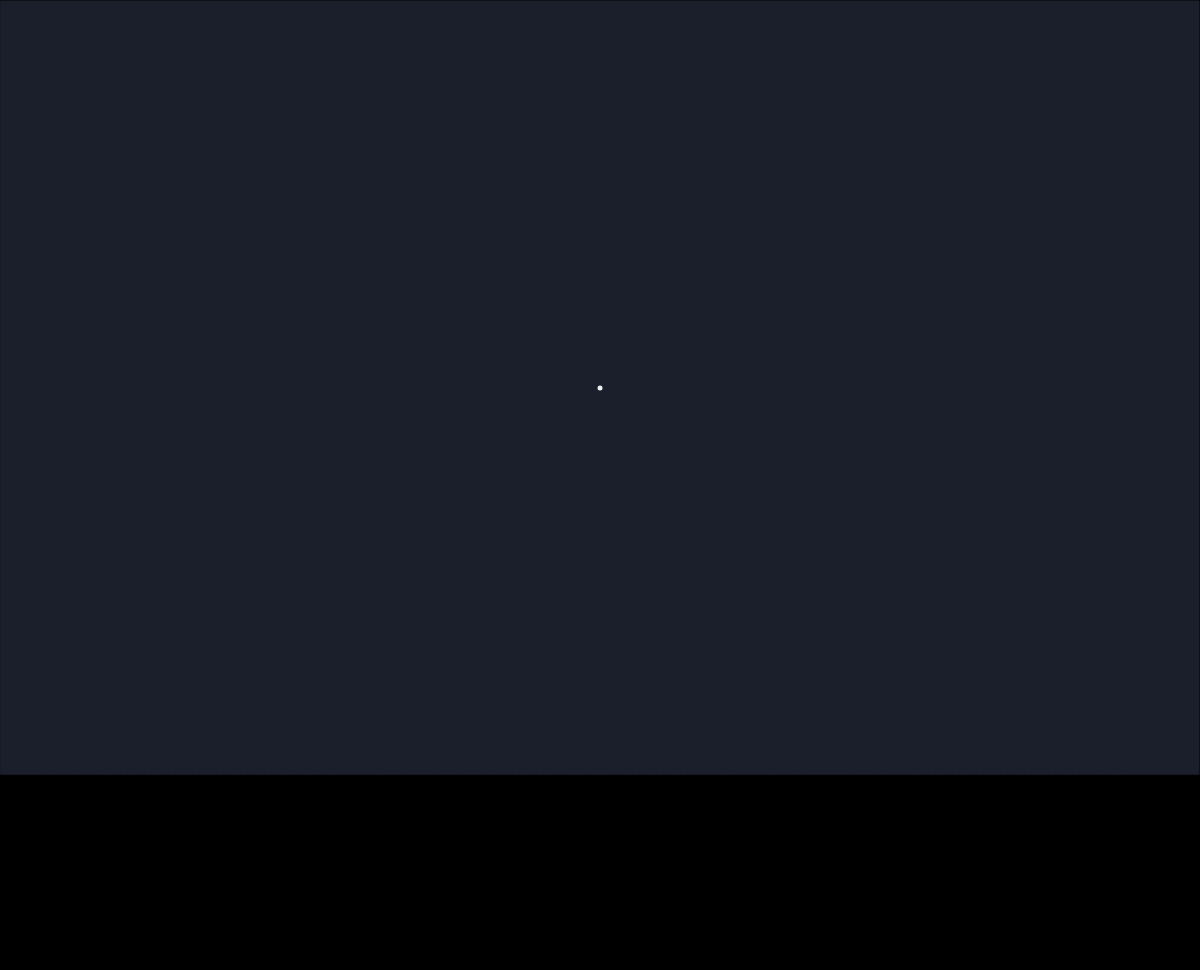
Frame 1 (no input)
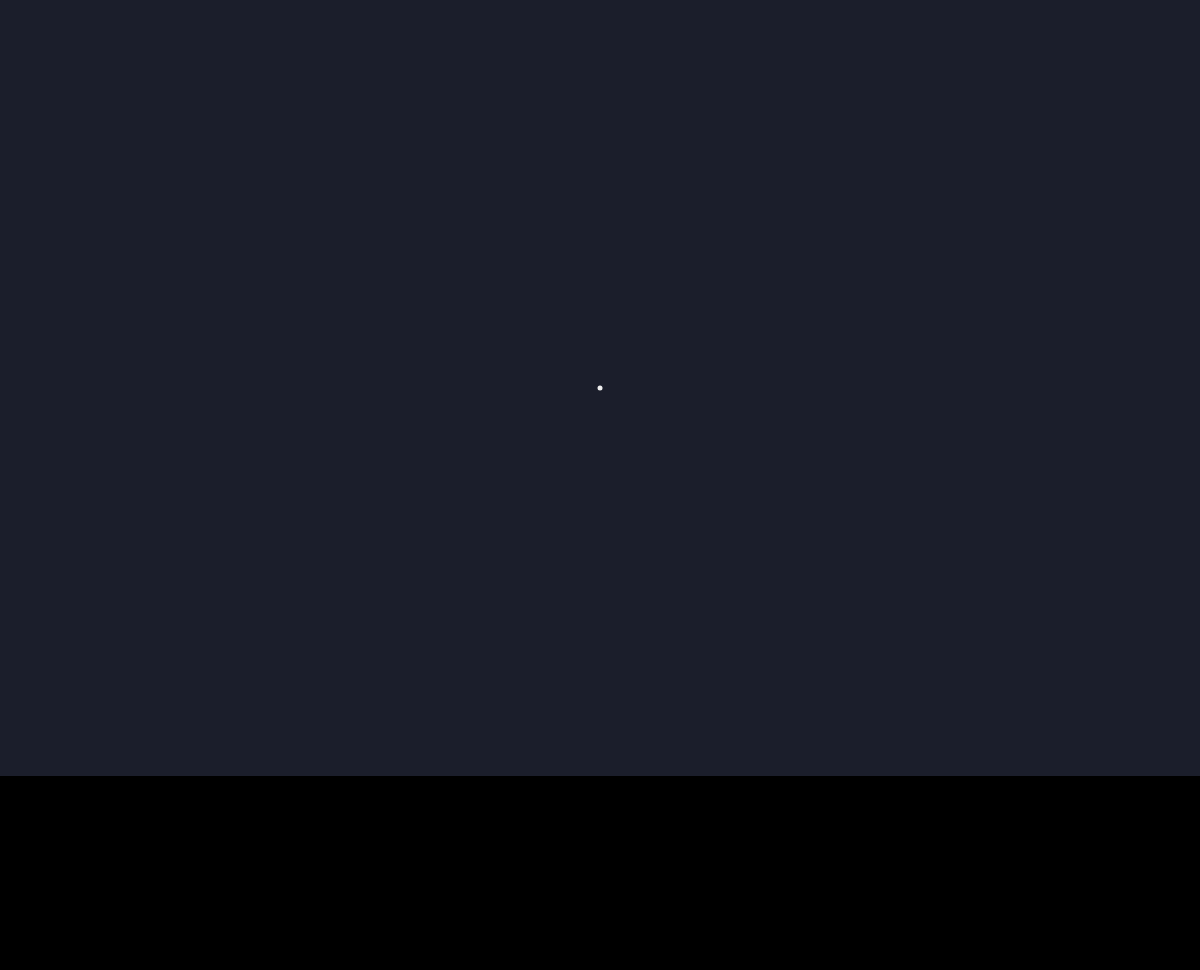
Frame 60 (no input)
Frame 120 (the mouse pressed at the canvas centre since frame 60): identical to frame 60, image omitted

The p5.js sketch that drew these frames (run headless with seeded random() and noise() and a simulated clock; from frame 60 on, the mouse is pressed at the canvas centre):

// p5.js sketch
// ── sketch.js
new p5();

let shape;
let rays;
let exposure;
let do_rotate;
let row_index;
let image_row_index;
let taking_sinogram;
let saved_sinogram;
let recon_framebuff;

const ROTATION_SPEED = 1; // rads per second
const RECONSTRUCT_SPEED = 50;
const FRAMERATE = 100;     // frames per second
const SCAN_ANGLE = Math.PI;
const NFRAMES_ROT = Math.round(SCAN_ANGLE * FRAMERATE / ROTATION_SPEED);
const DTHETA_DFRAME = ROTATION_SPEED/FRAMERATE;
const SINOGRAM_PORTION = 1/5;

function setup() {
  createCanvas(innerWidth, innerHeight-30);
  background(0);
  textFont('Courier New');

  shape = new Shape();
  do_rotate = false;
  row_index = (1-SINOGRAM_PORTION) * height;
  taking_sinogram = false;
  image_row_index = 0;
  
  modeSelect = createSelect();
  modeSelect.position(0,height);
  modeSelect.option(Rays.Mode.SINGLE);
  modeSelect.option(Rays.Mode.ARRAY);
  modeSelect.option(Rays.Mode.SCAN);
  modeSelect.option(Rays.Mode.RECONSTRUCT);
  modeSelect.selected(Rays.Mode.SCAN);
  modeSelect.changed(changeMode);

  rays = new Rays(modeSelect.selected(), 0);

  expSelect = createSelect();
  expSelect.position(width-50, height);
  expSelect.option(50);
  expSelect.option(75);
  expSelect.option(100);
  expSelect.option(125);
  expSelect.option(150);
  expSelect.option(175);
  expSelect.option(200);
  expSelect.option(225);
  expSelect.option(250);
  expSelect.selected(200);
  expSelect.changed(() => {
    rays.set_exposure(parseInt(expSelect.selected()));
  });


  frameRate(FRAMERATE);
  strokeWeight(1);
}

function changeMode() {
  background(0);
  rays = new Rays(this.selected(), parseInt(expSelect.selected()));

  if (this.selected() === Rays.Mode.RECONSTRUCT) {
    frameRate(RECONSTRUCT_SPEED);
    blendMode(ADD);
  }
  else {
    frameRate(FRAMERATE);
    blendMode(BLEND);
  }
}

function draw() {
  if (rays.mode === Rays.Mode.RECONSTRUCT) {
    rays.draw(shape, saved_sinogram, DTHETA_DFRAME);
    return;
  }

  fill(palette.background);
  rect(0, 0, width, (1-SINOGRAM_PORTION)*height);
  fill(255);
  // text(frameRate().toFixed(0), 0, 10)

  let pivot = createVector(width/2, (1-SINOGRAM_PORTION)*height/2);
  if (shape.closed && do_rotate)
    shape.rotate(pivot, ROTATION_SPEED/FRAMERATE);
  
  shape.draw();
  exposure = rays.draw(shape);
  if (exposure !== undefined && exposure !== null) {
    plot_exposure(exposure);
  }

  // Record symbol
  if (taking_sinogram) {
    fill(255,0,0);
    noStroke();
    circle(width-20, 20, 10);
  }

  fill(palette.stroke);
  noStroke();
  circle(pivot.x, pivot.y, 5);
}

// on release
function mouseClicked() {
  if (mouseX < 0 || mouseX > width || mouseY < 0 || mouseY > height) return;
  if (!shape.closed) {
    shape.add_point(mouseX, mouseY);
  }
}

// on press
function mousePressed() {
  if (shape.closed) {
    rays.set_origin(mouseX, mouseY);
  }
}

// while pressing and moving
function mouseDragged() {
  if (shape.closed) {
    rays.set_endpoint(mouseX, mouseY);
  }
}

// key pressed
function keyPressed() {
  if (keyCode === ENTER) {
    shape.close();
  }
  if (keyCode === BACKSPACE) {
    shape.reset();
  }
  if (key === 'r' && shape.closed) {
    do_rotate = !do_rotate;
  }
  if (key === 'i' && shape.closed && rays.mode === Rays.Mode.SCAN && do_rotate) {

    taking_sinogram = true;
    saved_sinogram = [];
  }
}

function plot_exposure(vals) {
  if (rays.mode === Rays.Mode.SINGLE) return;

  let plot_height = height / 10;
  let max = Math.max(...vals);
  let step = width / (2 * rays.half_num + 1);
  noFill();
  stroke(palette.stroke);

  beginShape();
  for (let i = -rays.half_num; i <= rays.half_num; i++) {
    let n = i + rays.half_num;

    let y = vals[n] / max * plot_height;
    if (y === null) y = 0;
    y = height - SINOGRAM_PORTION * height - y;
    let x = width / 2 + i * step;
    vertex(x, y);
  }
  endShape();

  strokeWeight(width/vals.length);
  
  beginShape(POINTS);
  for (let i = -rays.half_num; i <= rays.half_num; i++) {
    let n = i + rays.half_num;
    let t = vals[n] / height;
    let x = width / 2 + i * step;  
    stroke(255 * t / (1 + t));
    vertex(x, row_index);
  }
  endShape();
  strokeWeight(1);

  row_index++;
  if (row_index > height) row_index = height * (1-SINOGRAM_PORTION);

  if (taking_sinogram) {
    saved_sinogram.push(vals.slice());
    image_row_index++;
    if (image_row_index > NFRAMES_ROT) {

      taking_sinogram = false;
      image_row_index = 0;
    }
  }

}
// ── main.js
function updateData(obj) {
    let file = obj.files[0];
    read = new FileReader();

    read.readAsBinaryString(file);

    read.onloadend = function() {
        console.log(read.result);
        // let script = document.createElement("script");
        // script.setAttribute("src", "sketch.js");
        // document.body.appendChild(script);
    }

}
// ── palette.js
let palette = {
  background: "#1b1e2b",   // deep twilight navy
  stroke: "#eeeeee",       // soft bright outline
  fill: "#6c7b95",         // muted indigo blue
  accent1: "#f4a7a7",      // gentle coral pink
  accent2: "#ffe291",      // buttery pastel yellow
  accent3: "#a8d8b9",      // minty fresh green
};
// thank you chatGPT for your infinite colouring wisdom
// ── rays.js
class Rays {
    static Mode = {
        SINGLE: 'Single',
        ARRAY: 'Array',
        SCAN: 'Scan',
        RECONSTRUCT: 'Reconstruct',
    }

    /**
     * Create a Rays object in mode.
     * @param {Rays.Mode} mode
     */
    constructor(mode, exposure, reconstruct_prog=0) {
        this.mode = mode;

        this.cast_from = null;
        this.cast_to = null;
        this.text_offset = createVector(5,-5);

        this.half_num = 200;
        this.width = 400;

        this.reconstruct_prog = reconstruct_prog;

        this.exposure = exposure;
    }

    draw(shape, sinogram=null, dtheta=null) {
        switch (this.mode) {
            case Rays.Mode.SINGLE:
                return this.draw_single(shape);
            case Rays.Mode.ARRAY:
                return this.draw_array(shape);
            case Rays.Mode.SCAN:
                this.cast_from = createVector(width/2, 0);
                this.cast_to = createVector(width/2, height);
                this.width = width;
                return this.draw_array(shape, true);
            case Rays.Mode.RECONSTRUCT:
                this.draw_reconstruct(sinogram, dtheta);
            default:
                break;
        }
    }

    // static highpass_sinogram(sinogram, nsmooth) {
    //     sinogram_lowpass = [];
    //     for (let i = 0; i < sinogram.length; i++) {
            
            
    //     }
    // }

    set_exposure(exposure) {
        this.exposure = exposure;
    }

    draw_reconstruct(sinogram, dtheta) {
        if (this.reconstruct_prog >= sinogram.length) return;

        let avg_sino_val = 0;
        let sino_val_count = 0;
        sinogram.forEach(frame => {
            frame.forEach(val => {
                avg_sino_val += val;
                sino_val_count++;
            });
        });
        avg_sino_val /= sino_val_count;

        let step = width/2 / (2 * rays.half_num + 1);
        const vals = sinogram[this.reconstruct_prog];

        push();
        translate(width/2, height/2);
        rotate(-dtheta*this.reconstruct_prog);    
        strokeWeight(0.5);
            
        for (let i = -this.half_num; i <= this.half_num; i++) {
            let n = i + this.half_num;
            stroke(this.exposure*vals[n]/avg_sino_val/sinogram.length);
            
            line(i*step, -width/2, i*step, width/2);
        }

        pop();

        this.reconstruct_prog++;
    }

    draw_single_ray(shape, from, to, only_inters=false) {
        noStroke();
        fill(palette.accent1);
        if (!only_inters) circle(from.x, from.y, 10);

        stroke(palette.accent1);
        if (!only_inters) line(from.x, from.y, to.x, to.y);
        noStroke();

        const result = shape.intersect_ray(
            from.x, from.y, to.x, to.y
        );
        if (result === null) return null;
        let {intersections, exposure} = result;
        
        intersections.forEach(p => {
            circle(p.x, p.y, 8);
        });

        if (this.mode === Rays.Mode.SINGLE) {
            const text_pos = from.copy().add(this.text_offset);
            text(exposure.toFixed(2), text_pos.x, text_pos.y);
        }
        
        return exposure;
    }

    /**
     * Draw a single ray intersecting a shape.
     * @param {Shape} shape The shape to intersect the ray with
     */
    draw_single(shape) {
        if (this.cast_from === null || this.cast_to === null) return null;

        return this.draw_single_ray(shape, this.cast_from, this.cast_to)
    }

    /**
     * Draw a single ray intersecting a shape.
     * @param {Shape} shape The shape to intersect the ray with
     */
    draw_array(shape, only_inters=false) {
        if (this.cast_from === null || this.cast_to === null) return null;

        let dir = p5.Vector.sub(this.cast_to, this.cast_from);
        let step = createVector(dir.y, -dir.x);
        step.normalize();
        step.mult(this.width / (this.half_num * 2 + 1));

        let exposures = [];
        for (let i = -this.half_num; i <= this.half_num; i++) {
            let origin = p5.Vector.mult(step, i);
            origin.add(this.cast_from);
            exposures.push(this.draw_single_ray(
                shape,
                origin,
                p5.Vector.add(origin, dir),
                only_inters
            ));
        }        

        return exposures;
    }

    /**
     * Set the ray origin
     * @param {number} x origin x-coord
     * @param {number} y origin y-coord
     */
    set_origin(x, y) {
        this.cast_from = createVector(x, y);
        this.cast_to = null;
    }

    /**
     * Set the ray endpoint
     * @param {number} x endpoint x-coord
     * @param {number} y endpoint y-coord
     */
    set_endpoint(x, y) {
        this.cast_to = createVector(x, y);
    }
}
// ── shape.js
class Shape {
    /**
     * Create an empty shape.
     */
    constructor() {
        this.points = [];
        this.closed = false;
    }

    /**
     * Add a point to the shape (to form a polygon).
     * Does nothing if shape is already closed.
     * @param {number} x x-coordinate of new point
     * @param {number} y x-coordinate of new point
     */
    add_point(x, y) {
        if (this.closed) return;
        this.points.push(createVector(x, y));
    }
    
    /**
     * Close the polygon
     */
    close() {
        this.closed = true;        
    }

    /**
     * Clear all points of the shape and reset state
     */
    reset() {
        this.points = [];
        this.closed = false;
    }

    static rotate_points_around(points, pivot, theta) {
        for (let i = 0; i < points.length; i++) {
            points[i].sub(pivot);
            points[i].rotate(theta);
            points[i].add(pivot);
        }
    }

    points_avg() {
        let x = 0;
        let y = 0;
        this.points.forEach(p => {
            x += p.x; y += p.y;
        });
        let n = this.points.length;
        return createVector(x/n, y/n);
    }

    rotate(pivot, theta) {
        Shape.rotate_points_around(this.points, pivot, theta);
    }

    /**
     * Draw the shape
     */
    draw() {
        stroke(palette.stroke);

        // Polygon
        fill(palette.fill)
        beginShape();
        this.points.forEach(p => {
            vertex(p.x, p.y);
        });
        if (this.closed) endShape(CLOSE);
        else endShape();
    
        // Vertices
        fill(this.closed ? palette.accent3 : palette.accent1);
        this.points.forEach(p => {
            circle(p.x, p.y, 10);
        });
    }

    /**
     * Intersect a ray with the shape
     * @param {*} rx The ray origin x
     * @param {*} ry The ray origin y
     * @param {*} rx2 The ray endpoint x
     * @param {*} ry2 The ray endpoint y
     * @returns An object with the list of the positions of intersections and exposure
     */
    intersect_ray(rx, ry, rx2, ry2) {
        if (!this.closed) return null;
        let intersections = [];

        for (let i = 0; i < this.points.length; i++) {
            const p1 = this.points[i];
            const p2 = this.points[(i+1) % this.points.length];

            let intersection = this.intersect_edges(rx, ry, rx2, ry2, p1.x, p1.y, p2.x, p2.y);

            if (intersection) intersections.push(intersection);
        }

        if (intersections.length % 2 == 1) return null;
        // even # of intersections if starting outside shape
        let exposure = 0;
        let distances = [];
        let origin = createVector(rx, ry);
        intersections.forEach(intersection => {
            distances.push(intersection.dist(origin));
        });            
        
        distances.sort((a,b) => a - b);
        for (let i = 0; i < distances.length; i += 2) {
            exposure += distances[i+1] - distances[i];
        }

        return { intersections: intersections, exposure: exposure };
    }

    // Snippet from Ahmad Moussa
    // https://www.gorillasun.de/blog/an-algorithm-for-polygon-intersections/
    // no need to reinvent the wheel
    intersect_edges(x1, y1, x2, y2, x3, y3, x4, y4) {
        // Check if none of the lines are of length 0
        if ((x1 === x2 && y1 === y2) || (x3 === x4 && y3 === y4)) {
            return false;
        }

        let denominator = ((y4 - y3) * (x2 - x1) - (x4 - x3) * (y2 - y1));

        // Lines are parallel
        if (denominator === 0) {
            return false;
        }

        let ua = ((x4 - x3) * (y1 - y3) - (y4 - y3) * (x1 - x3)) / denominator;
        let ub = ((x2 - x1) * (y1 - y3) - (y2 - y1) * (x1 - x3)) / denominator;

        // is the intersection along the segments
        if (ua < 0 || ua > 1 || ub < 0 || ub > 1) {
            return false;
        }

        // Return a object with the x and y coordinates of the intersection
        let x = x1 + ua * (x2 - x1);
        let y = y1 + ua * (y2 - y1);

        return createVector(x, y);
    }


}
